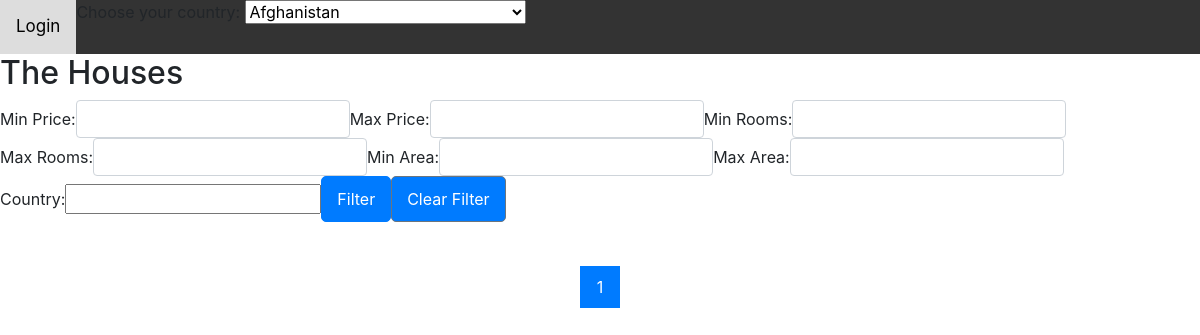
/, run on an earlier commit of the app's database.
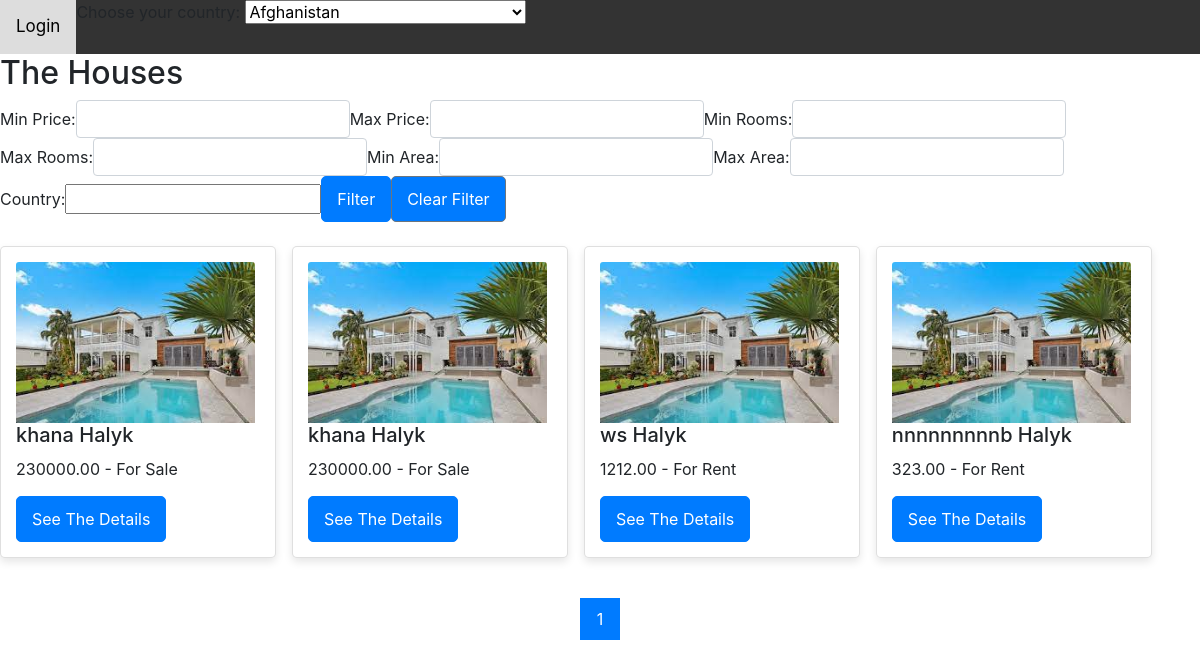
And on a later commit of the database.
### myapp/models.py (models this page shows, shortened)
class House(models.Model):
    owner = models.ForeignKey(User, on_delete=models.CASCADE)
    country=models.CharField(default='Afghanistan', max_length=255, choices=[ ('AF', 'Afghanistan'),
        ('AL', 'Albania'),
        ('DZ', 'Algeria'),
        ('AS', 'American Samoa'),
        ('AD', 'Andorra'),
        ('AO', 'Angola'),
        ('AI', 'Anguilla'),
        ('AG', 'Antigua and Barbuda'),
        ('AR', 'Argentina'),
        ('AM', 'Armenia'),
        ('AW', 'Aruba'),
        ('AU', 'Australia'),
        ('AT', 'Austria'),
        ('AZ', 'Azerbaijan'),
        ('BS', 'Bahamas'),
        ('BH', 'Bahrain'),
        ('BD', 'Bangladesh'),
        ('BB', 'Barbados'),
        ('BY', 'Belarus'),
        ('BE', 'Belgium'),
        ('BZ', 'Belize'),
        ('BJ', 'Benin'),
        ('BM', 'Bermuda'),
        ('BT', 'Bhutan'),
        ('BO', 'Bolivia'),
        ('BA', 'Bosnia and Herzegovina'),
        ('BW', 'Botswana'),
        ('BR', 'Brazil'),
        ('BN', 'Brunei Darussalam'),
        ('BG', 'Bulgaria'),
        ('BF', 'Burkina Faso'),
        ('BI', 'Burundi'),
        ('KH', 'Cambodia'),
        ('CM', 'Cameroon'),
        ('CA', 'Canada'),
        ('CV', 'Cape Verde'),
        ('KY', 'Cayman Islands'),
        ('CF', 'Central African Republic'),
        ('TD', 'Chad'),
        ('CL', 'Chile'),
        ('CN', 'China'),
        ('CO', 'Colombia'),
        ('KM', 'Comoros'),
        ('CG', 'Congo'),
        ('CD', 'Congo, Democratic Republic'),
        ('CR', 'Costa Rica'),
        ('CI', "Cote d'Ivoire"),
        ('HR', 'Croatia'),
        ('CU', 'Cuba'),
        ('CY', 'Cyprus'),
        ('CZ', 'Czech Republic'),
        ('DK', 'Denmark'),
        ('DJ', 'Djibouti'),
        ('DM', 'Dominica'),
        ('DO', 'Dominican Republic'),
        ('EC', 'Ecuador'),
        ('EG', 'Egypt'),
        ('SV', 'El Salvador'),
        ('GQ', 'Equatorial Guinea'),
        ('ER', 'Eritrea'),
        ('EE', 'Estonia'),
        ('ET', 'Ethiopia'),
        ('FJ', 'Fiji'),
        ('FI', 'Finland'),
        ('FR', 'France'),
        ('GA', 'Gabon'),
        ('GM', 'Gambia'),
        ('GE', 'Georgia'),
        ('DE', 'Germany'),
        ('GH', 'Ghana'),
        ('GR', 'Greece'),
        ('GD', 'Grenada'),
        ('GU', 'Guam'),
        ('GT', 'Guatemala'),
        ('GN', 'Guinea'),
        ('GW', 'Guinea-Bissau'),
        ('GY', 'Guyana'),
        ('HT', 'Haiti'),
        ('HN', 'Honduras'),
        ('HU', 'Hungary'),
        ('IS', 'Iceland'),
        ('IN', 'India'),
        ('ID', 'Indonesia'),
        ('IR', 'Iran'),
        ('IQ', 'Iraq'),
        ('IE', 'Ireland'),
        ('IL', 'Israel'),
        ('IT', 'Italy'),
        ('JM', 'Jamaica'),
        ('JP', 'Japan'),
        ('JO', 'Jordan'),
        ('KZ', 'Kazakhstan'),
        ('KE', 'Kenya'),
        ('KI', 'Kiribati'),
        ('KW', 'Kuwait'),
        ('KG', 'Kyrgyzstan'),
        ('LA', 'Lao People\'s Democratic Republic'),
        ('LV', 'Latvia'),
        ('LB', 'Lebanon'),
        ('LS', 'Lesotho'),
        ('LR', 'Liberia'),
        ('LY', 'Libya'),
        ('LI', 'Liechtenstein'),
        ('LT', 'Lithuania'),
        ('LU', 'Luxembourg'),
        ('MG', 'Madagascar'),
        ('MW', 'Malawi'),
        ('MY', 'Malaysia'),
        ('MV', 'Maldives'),
        ('ML', 'Mali'),
        ('MT', 'Malta'),
        ('MH', 'Marshall Islands'),
        ('MR', 'Mauritania'),
        ('MU', 'Mauritius'),
        ('MX', 'Mexico'),
        ('FM', 'Micronesia'),
        ('MD', 'Moldova'),
        ('MC', 'Monaco'),
        ('MN', 'Mongolia'),
        ('ME', 'Montenegro'),
        ('MA', 'Morocco'),
        ('MZ', 'Mozambique'),
        ('MM', 'Myanmar'),
        ('NA', 'Namibia'),
        ('NR', 'Nauru'),
        ('NP', 'Nepal'),
        ('NL', 'Netherlands'),
        ('NZ', 'New Zealand'),
        ('NI', 'Nicaragua'),
        ('NE', 'Niger'),
        ('NG', 'Nigeria'),
        ('KP', 'North Korea'),
        ('MK', 'North Macedonia'),
        ('NO', 'Norway'),
        ('OM', 'Oman'),
        ('PK', 'Pakistan'),
        ('PW', 'Palau'),
        ('PS', 'Palestine'),
        ('PA', 'Panama'),
        ('PG', 'Papua New Guinea'),
        ('PY', 'Paraguay'),
        ('PE', 'Peru'),
        ('PH', 'Philippines'),
        ('PL', 'Poland'),
        ('PT', 'Portugal'),
        ('PR', 'Puerto Rico'),
        ('QA', 'Qatar'),
        ('RO', 'Romania'),
        ('RU', 'Russia'),
        ('RW', 'Rwanda'),
        ('KN', 'Saint Kitts and Nevis'),
        ('LC', 'Saint Lucia'),
        ('VC', 'Saint Vincent and the Grenadines'),
        ('WS', 'Samoa'),
        ('SM', 'San Marino'),
        ('ST', 'Sao Tome and Principe'),
        ('SA', 'Saudi Arabia'),
        ('SN', 'Senegal'),
        ('RS', 'Serbia'),
        ('SC', 'Seychelles'),
        ('SL', 'Sierra Leone'),
        ('SG', 'Singapore'),
        ('SK', 'Slovakia'),
        ('SI', 'Slovenia'),
        ('SB', 'Solomon Islands'),
        ('SO', 'Somalia'),
        ('ZA', 'South Africa'),
        ('KR', 'South Korea'),
        ('SS', 'South Sudan'),
        ('ES', 'Spain'),
        ('LK', 'Sri Lanka'),
        ('SD', 'Sudan'),
        ('SR', 'Suriname'),
        ('SZ', 'Swaziland'),
        ('SE', 'Sweden'),
        ('CH', 'Switzerland'),
        ('SY', 'Syria'),
        ('TW', 'Taiwan'),
        ('TJ', 'Tajikistan'),
        ('TZ', 'Tanzania'),
        ('TH', 'Thailand'),
        ('TL', 'Timor-Leste'),
        ('TG', 'Togo'),
        ('TO', 'Tonga'),
        ('TT', 'Trinidad and Tobago'),
        ('TN', 'Tunisia'),
        ('TR', 'Turkey'),
        ('TM', 'Turkmenistan'),
        ('TV', 'Tuvalu'),
        ('UG', 'Uganda'),
        ('UA', 'Ukraine'),
        ('AE', 'United Arab Emirates'),
        ('GB', 'United Kingdom'),
        ('US', 'United States'),
        ('UY', 'Uruguay'),
        ('UZ', 'Uzbekistan'),
        ('VU', 'Vanuatu'),
        ('VA', 'Vatican City'),
        ('VE', 'Venezuela'),
        ('VN', 'Vietnam'),
        ('YE', 'Yemen'),
        ('ZM', 'Zambia'),
        ('ZW', 'Zimbabwe'),])
    title = models.CharField(max_length=255)
    description = models.TextField()
    address = models.CharField(max_length=255)
    price = models.DecimalField(max_digits=10, decimal_places=2)
    status = models.CharField(max_length=50, choices=[
        ('for_sale', 'For Sale'),
        ('for_rent', 'For Rent'),
        ('sold', 'Sold')
    ],default='for_rent')
    date_posted = models.DateTimeField(auto_now_add=True)
    area = models.FloatField(null=True)
    rooms_count = models.IntegerField(null=True)
    bathrooms_count = models.IntegerField(null=True)
    bedrooms_count = models.IntegerField(null=True)
    year_built = models.IntegerField(null=True)
    property_type = models.CharField(max_length=50, choices=[
        ('apartment', 'Apartment'),
        ('house', 'House'),
        ('villa', 'Villa'),
        ('commercial', 'Commercial')
    ],default='apartment')
    parking_spaces = models.IntegerField(null=True, blank=True)
    furnishing_status = models.CharField(max_length=50, choices=[
        ('furnished', 'Furnished'),
        ('unfurnished', 'Unfurnished'),
        ('semi_furnished', 'Semi-Furnished')
    ],default='furnished')
    balcony = models.BooleanField(default=False,null=True)
    garden = models.BooleanField(default=False,null=True)
    pool = models.BooleanField(default=False,null=True)
    heating_type = models.CharField(max_length=50, choices=[
        ('central', 'Central Heating'),
        ('electric', 'Electric Heating'),
        ('none', 'No Heating')
    ],default='central')
    cooling_type = models.CharField(max_length=50, choices=[
        ('central', 'Central Air'),
        ('window', 'Window Units'),
        ('none', 'No Cooling')
    ],default='central')
    pet_policy = models.CharField(max_length=50, choices=[
        ('allowed', 'Pets Allowed'),
        ('not_allowed', 'No Pets Allowed')
    ],default='allowed')
    is_for_sale=models.BooleanField(default=True)
    floors=models.IntegerField(null=True, blank=True)
    security_features = models.CharField(max_length=255, null=True, blank=True)
    nearby_amenities = models.CharField(max_length=255, null=True, blank=True)
    contact_phone = models.CharField(max_length=15,null=True)
    contact_email = models.EmailField(null=True)
    published = models.BooleanField(default=False)
    default_pic = models.ImageField(upload_to='property_images/', default='property_images/defhouse.jpg')
    pics = models.ImageField('HouseImage',  null=True)
    def get_image_url(self):
        if self.pics:
            return self.pics.url
        return 'property_images/default.jpg'  # or a default image path

### myapp/views.py (the view)
# urls.py: path('', house_list, name='home'),
def house_list(request):
    house_list = House.objects.all()
    filter_form = HouseFilterForm(request.GET)
    if filter_form.is_valid():
        min_price = filter_form.cleaned_data.get('min_price')
        max_price = filter_form.cleaned_data.get('max_price')
        property_type = filter_form.cleaned_data.get('property_type')
        status = filter_form.cleaned_data.get('status')
        min_rooms = filter_form.cleaned_data.get('min_rooms')
        max_rooms = filter_form.cleaned_data.get('max_rooms')
        min_area = filter_form.cleaned_data.get('min_area')
        max_area = filter_form.cleaned_data.get('max_area')
        country=filter_form.cleaned_data.get('country')
        if min_price:
            house_list = house_list.filter(price__gte=min_price)
        if max_price:
            house_list = house_list.filter(price__lte=max_price)
        if property_type:
            house_list = house_list.filter(property_type=property_type)
        if status:
            house_list = house_list.filter(status=status)
        if country:
            house_list = house_list.filter(country=country)
        if min_rooms:
            house_list = house_list.filter(rooms_count__gte=min_rooms)
        if max_rooms:
            house_list = house_list.filter(rooms_count__lte=max_rooms)
        if min_area:
            house_list = house_list.filter(area__gte=min_area)
        if max_area:
            house_list = house_list.filter(area__lte=max_area)
    paginator = Paginator(house_list, 4)  # Paginate by 4 houses per page
    page_number = request.GET.get('page')
    houses = paginator.get_page(page_number)
    return render(request, 'house_list.html', {'houses': houses, 'filter_form': filter_form})

### myapp/forms.py
class HouseFilterForm(forms.Form):
    min_price = forms.DecimalField(required=False, max_digits=10, decimal_places=2, label='Min Price')
    max_price = forms.DecimalField(required=False, max_digits=10, decimal_places=2, label='Max Price')
    property_type = forms.ChoiceField(required=False, choices=[('', 'Any')] )
    status = forms.ChoiceField(required=False, choices=[('', 'Any')] )
    min_rooms = forms.IntegerField(required=False, label='Min Rooms')
    max_rooms = forms.IntegerField(required=False, label='Max Rooms')
    min_area = forms.FloatField(required=False, label='Min Area')
    max_area = forms.FloatField(required=False, label='Max Area')
    country = forms.CharField(max_length=255, required=False)

### myapp/templates/house_list.html (shortened to what this page needs)
{% extends "base_generic.html" %}
{% block content %}
  <h2>The Houses</h2>
  <form method="GET" class="form-inline mb-4">
    <div class="form-group">
      <label for="min_price">Min Price:</label>
      <input type="number" step="500" class="form-control" name="min_price" id="min_price" value="{{ filter_form.min_price.value }}">
    </div>
    <div class="form-group">
      <label for="max_price">Max Price:</label>
      <input type="number" step="500" class="form-control" name="max_price" id="max_price" value="{{ filter_form.max_price.value }}">
    </div>
    <div class="form-group">
      <label for="min_rooms">Min Rooms:</label>
      <input type="number" class="form-control" name="min_rooms" id="min_rooms" value="{{ filter_form.min_rooms.value }}">
    </div>
    <div class="form-group">
      <label for="max_rooms">Max Rooms:</label>
      <input type="number" class="form-control" name="max_rooms" id="max_rooms" value="{{ filter_form.max_rooms.value }}">
    </div>
    <div class="form-group">
      <label for="min_area">Min Area:</label>
      <input type="number" step="0.01" class="form-control" name="min_area" id="min_area" value="{{ filter_form.min_area.value }}">
    </div>
    <div class="form-group">
      <label for="max_area">Max Area:</label>
      <input type="number" step="0.01" class="form-control" name="max_area" id="max_area" value="{{ filter_form.max_area.value }}">
    </div>
    <div class="form-group">
      <label for="countries">Country:</label>
      <input type="text" name="countries" id="countries" value="">
    </div>
    <button type="submit" class="btn btn-primary">Filter</button>
    <a href="{% url 'house_list' %}" class="btn btn-secondary">Clear Filter</a>
  </form>
  <div class="card-container">
    {% for house in houses %}
      <div class="card" >
        <div class="card-body">
          <img src="{{ house.get_image_url }}" alt="{{ house.title }}" class="card-img-top">
          <h5 class="card-title">{{ house.title }} {{house.owner.username}}</h5>
          <p class="card-text">{{ house.price }} - {% if house.is_for_sale %}For Sale{% else %}For Rent{% endif %}</p>
          <a href="/house/{{ house.id }}" class="btn btn-primary">See The Details</a>
        </div>
      </div>
    {% endfor %}
  </div>
  <div class="center">
    <div class="pagination">
      {% for num in houses.paginator.page_range %}
        {% if houses.number == num %}
          <a href="?page={{ num }}{% for key, value in request.GET.items %}{% if key != 'page' %}&{{ key }}={{ value }}{% endif %}{% endfor %}" class="active">{{ num }}</a>
        {% else %}
          <a href="?page={{ num }}{% for key, value in request.GET.items %}{% if key != 'page' %}&{{ key }}={{ value }}{% endif %}{% endfor %}">{{ num }}</a>
        {% endif %}
      {% endfor %}
    </div>
  </div>
{% endblock %}

What changed in the data, as far as the page shows it:
added House: title "khana", owner.username "Halyk", price "230000.00", is_for_sale "For Sale"
added House: title "khana", owner.username "Halyk", price "230000.00", is_for_sale "For Sale"
added House: title "ws", owner.username "Halyk", price "1212.00", is_for_sale "For Rent"
added House: title "nnnnnnnnnb", owner.username "Halyk", price "323.00", is_for_sale "For Rent"
